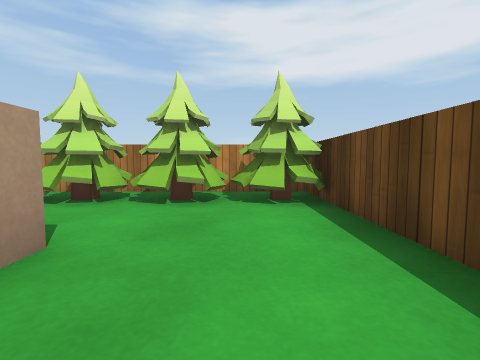
view 1 (above)

21 first-person views from a walk through a Unity game level. The camera is 0.64 m above the floor, tilts 4° down and sees 85° across. The floor is counted in squares, 1 m on a side. Each view is taken from the middle of a square. On the plan, view 1 faces up. The plan holds only what a view shows up to about 9 squares ahead; the rest is blank. The player character is not drawn. Some surface patterns are stand-ins.

view 2
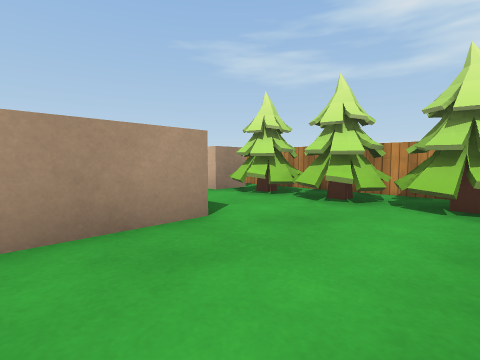

view 3
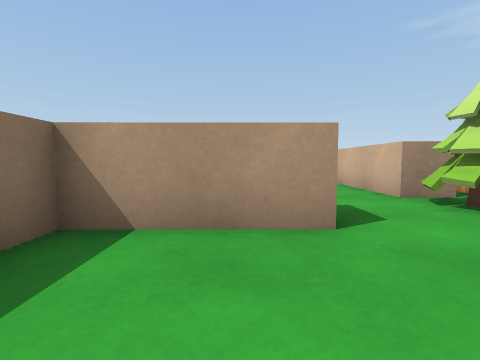

view 4
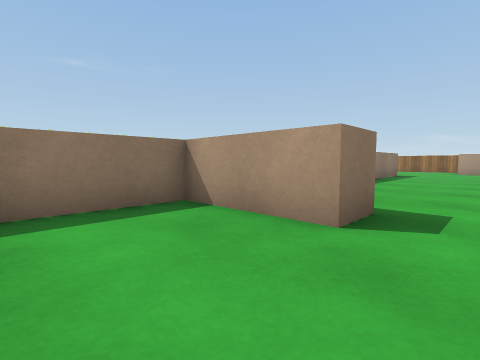

view 5
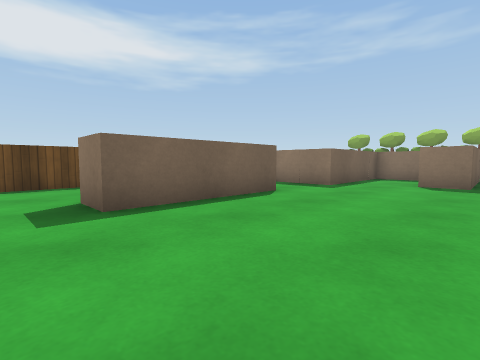

view 6
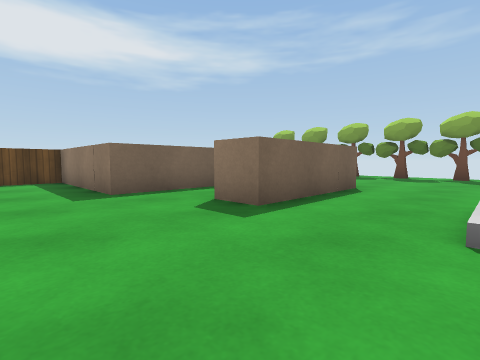

view 7
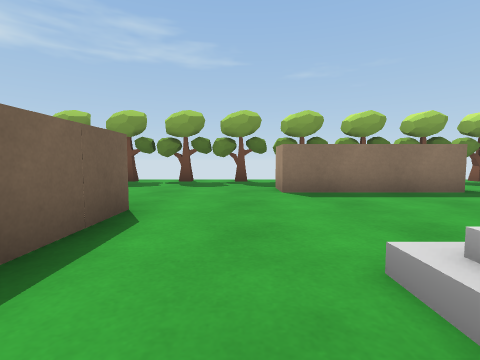

view 8
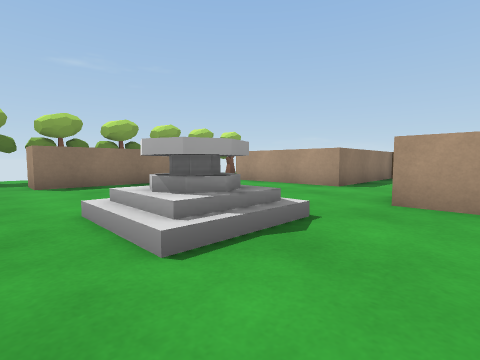

view 9
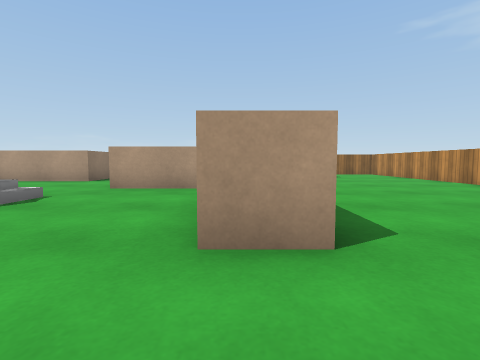

view 10
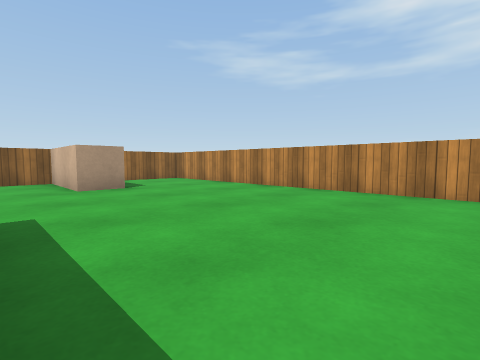

view 11
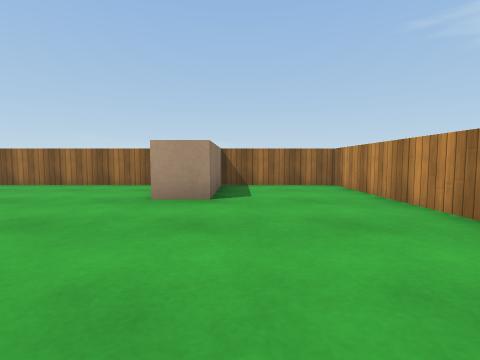

view 12
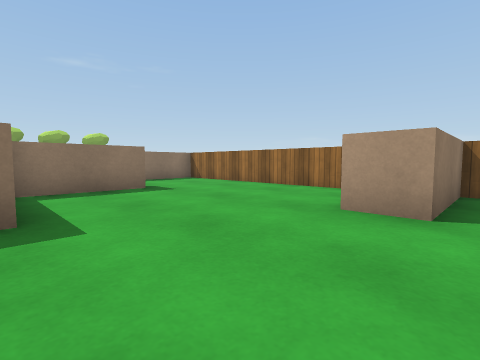

view 13
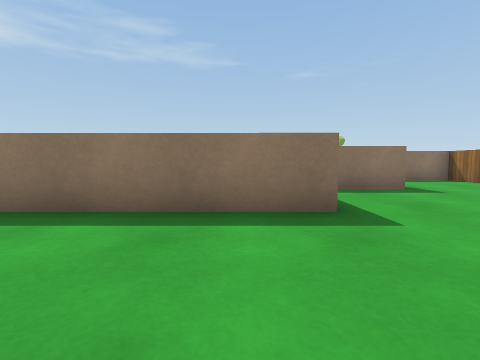

view 14
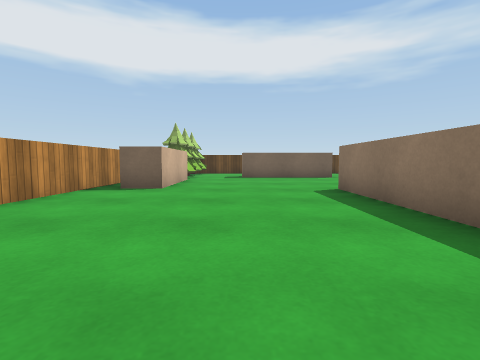

view 15
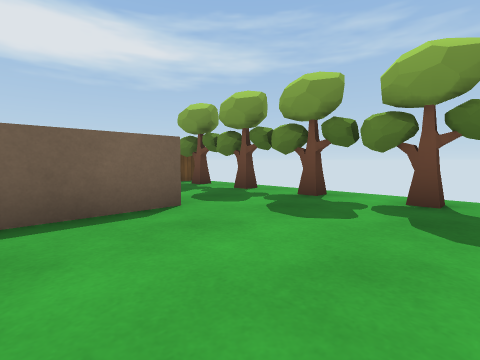

view 16
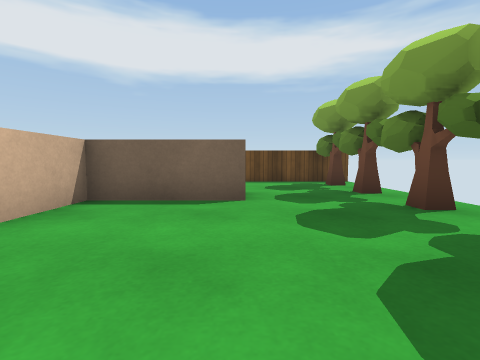

view 17
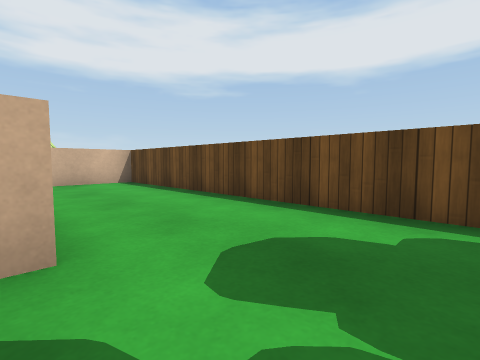

view 18
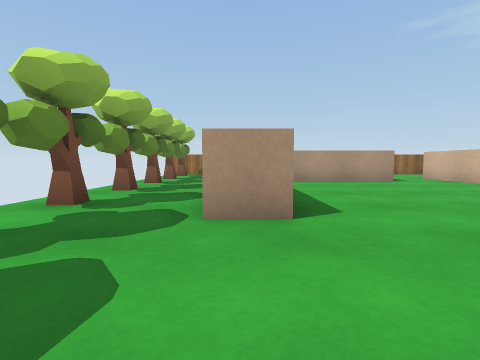

view 19
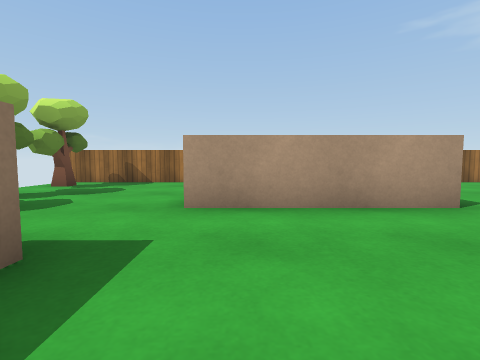

view 20
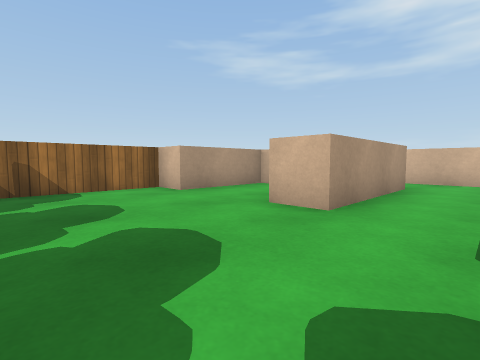

view 21
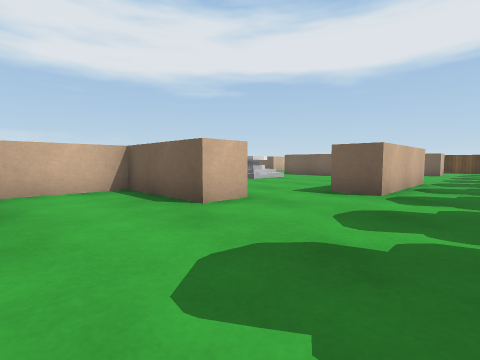

### Floor plan
Points are (right, up) in squares from view 1. A wall is a line through its corners. A room is listed if a view was taken in it or the views show most of it. See-through windows are left out.
Room 1 (views 1, 2, 3, 4)
walls: (-2.4, 1.9) (-1.4, 1.9) (-1.4, -0.7) (0.9, -0.7); (1.4, 1.1) (1.4, 3.5); (-3.7, 4.9) (-3.7, 3.9); (1.5, 5.6) (-4.6, 5.6)
ways out: opening at (-2.5, 2.5) to room 2
objects: tree (-3, 4) to (-2, 5); tree (-1, 4) to (-1, 5); tree (0, 4) to (1, 5)
Room 2 (views 5, 6, 7, 8, 9, 10, 11, 12, 13, 14, 15, 16, 17, 18, 19, 20, 21)
walls: (-12.4, -4.1) (-14.1, -4.1); (-11.2, -2) (-11.2, -4.1); (-5.5, -8.6) (-5.5, -4.9) (-4.4, -4.9); (-7.9, -10.4) (-7.9, -11.4) (-11.7, -11.4) (-11.7, -10.4) (-7.9, -10.4); (-12.2, -0.3) (-6.9, -0.3) (-6.9, -1.4); (-14.9, -3.1) (-12.4, -3.1); (-2.7, -6.6) (-2.7, -3.8) (1.4, -3.8) (1.4, -2.4); (-2.4, -1.8) (-2.4, 1.9); (-2.7, -11.2) (-2.7, -8.5) (-4.3, -8.5); (-3.7, 3.9) (-6.7, 3.9) (-6.7, 4.9); (-5.1, 5.6) (-18.1, 5.6) (-18.1, 2.5) (-15.4, 2.5) (-15.4, 1.5) (-18.1, 1.5) (-18.1, -6) (-13.6, -6) (-13.6, -9.8) (-14.6, -9.8) (-14.6, -7) (-17.1, -7) (-17.1, -9.8) (-18.1, -9.8) (-18.1, -14.2); (1.4, -14.5) (1.4, -4.8) (-0.8, -4.8)
ways out: opening at (-2.5, 2.5) to room 1
objects: tree (-17, -14) to (-16, -14); tree (-15, -14); tree (-14, -14) to (-13, -14); tree (-12, -14) to (-11, -14); tree (-10, -14) to (-9, -14); fountain (-9, -6) to (-8, -5); tree (-8, -14) to (-7, -14); tree (-6, -14) to (-5, -14); tree (-4, -14) to (-3, -14); tree (-2, -14) to (-1, -14); tree (0, -14) to (1, -14)

Positions as (right, up) in squares from view 1, and headings:
1: (0, 0), facing up
2: (1, 0), facing up-left
3: (1, 1), facing left
4: (1, 3), facing down-left
5: (-6, 3), facing down-right
6: (-8, -2), facing down-right
7: (-7, -5), facing down
8: (-7, -3), facing down-left
9: (-5, -1), facing left
10: (-9, 0), facing up-left
11: (-11, 3), facing left
12: (-12, 3), facing down-left
13: (-11, 3), facing down
14: (-13, 2), facing right
15: (-6, -9), facing down-right
16: (-7, -11), facing right
17: (-2, -13), facing up-right
18: (-5, -11), facing left
19: (-10, -9), facing left
20: (-12, -13), facing up-left
21: (-17, -13), facing up-right
